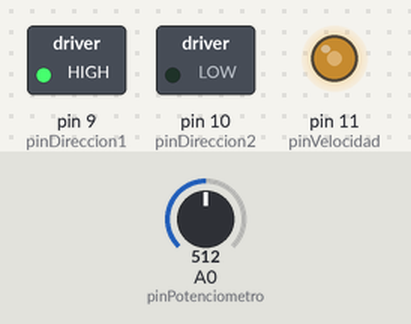
The sketch below on a simulated Arduino Uno, built with avr-gcc and run on an emulated ATmega328P. On the bench: switched loads named in the sketch (green lamp = pin HIGH), output pins drawn as LEDs (lit = HIGH). The inputs (shaded band) are chosen by the test bench; at power-on: A0 (pinPotenciometro) = 512.

Above: at 1.2 s.
1.3 s: A0 (pinPotenciometro) set to 716
At 1.8 s:
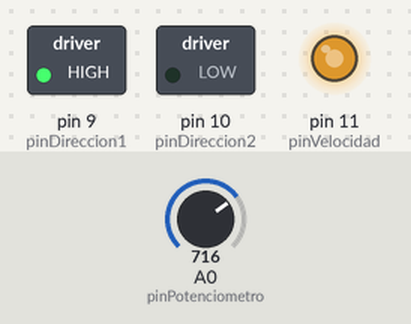
2.8 s: A0 (pinPotenciometro) set to 900
At 4.0 s:
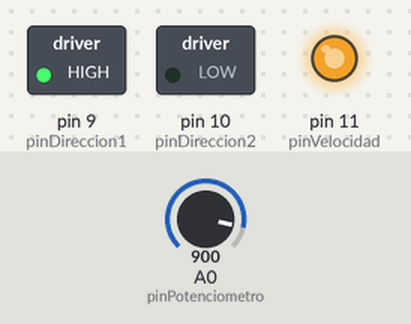
4.3 s: A0 (pinPotenciometro) set to 122
At 5.3 s:
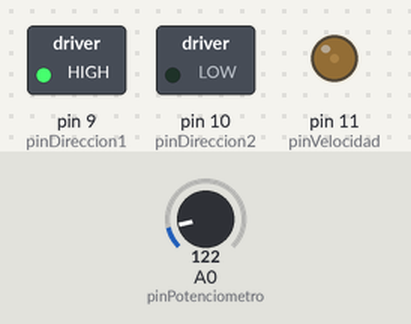
5.8 s: A0 (pinPotenciometro) set to 0
At 6.5 s:
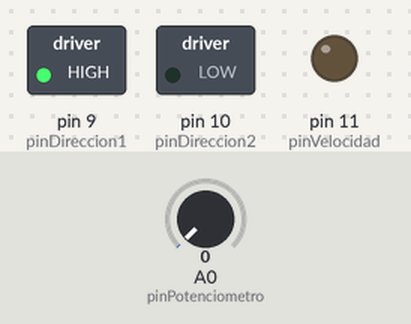
Timing chart, 0 to 8.3 s (numbered marks = the images above; inputs shaded):
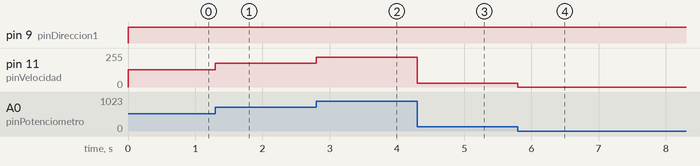

The sketch:

codigo.ino
```cpp
const int pinDireccion1 = 9;
const int pinDireccion2 = 10;
int pinPotenciometro = A0;
int pinVelocidad = 11;

int valor;

void setup() {
  Serial.begin(9600);
  pinMode(pinDireccion1,OUTPUT);
  pinMode(pinDireccion2,OUTPUT);
  digitalWrite(pinVelocidad,LOW);
}

void loop() {
  //Leo el valor del potenciometro
  valor = analogRead(pinPotenciometro)/4;

  //Giramos motor hacia la derecha
  digitalWrite(pinDireccion1,HIGH);
  digitalWrite(pinDireccion2,LOW);

  //Variamos la velocidad
  analogWrite(pinVelocidad,valor);
}
```

Measured:
- after the input at 1.3 s, pin 11 (pinVelocidad): 128/255 → 179/255 at once
- after the input at 2.8 s, pin 11 (pinVelocidad): 179/255 → 225/255 at once
- after the input at 4.3 s, pin 11 (pinVelocidad): 225/255 → 30/255 at once
- after the input at 5.8 s, pin 11 (pinVelocidad): 30/255 → 0/255 at once
